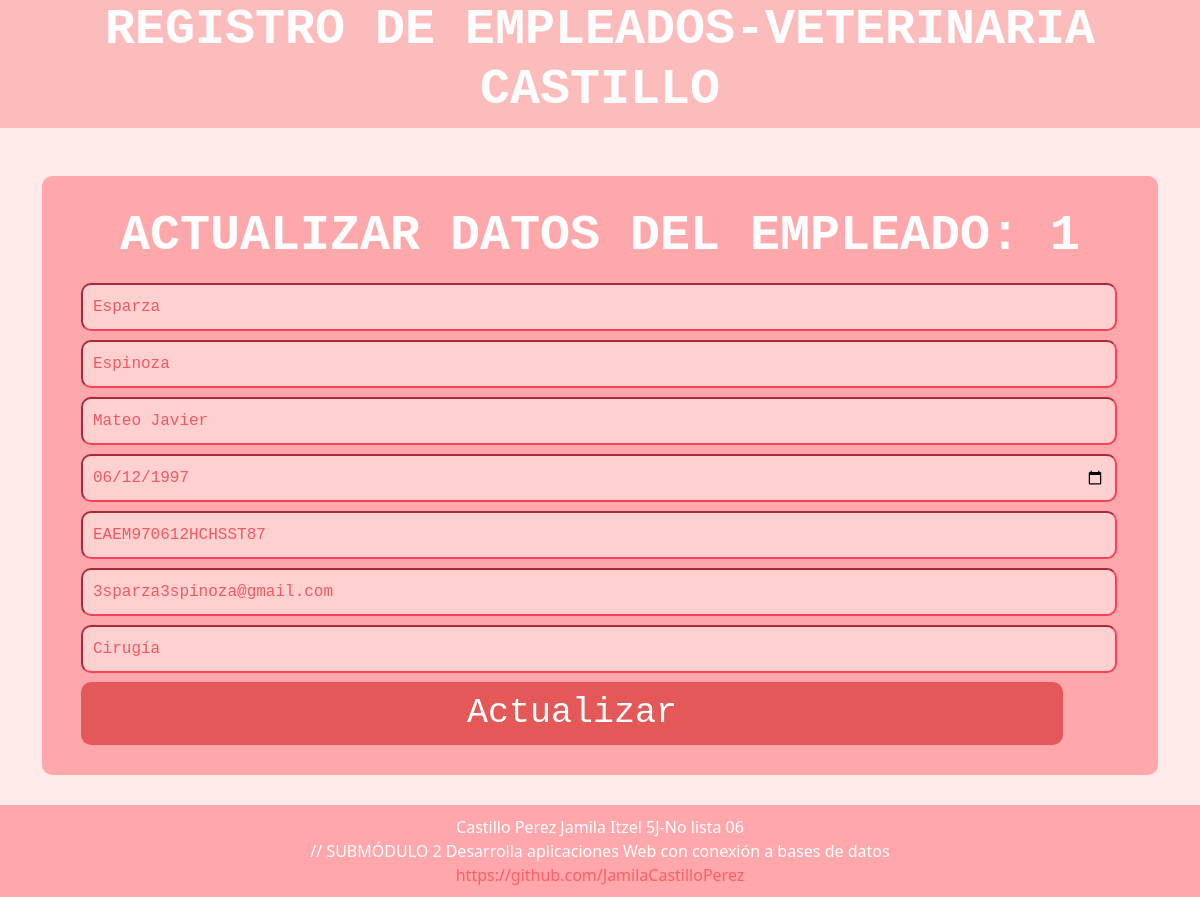
The page /crud_empleado/actualizar.php?id=1 on the database its author committed.
### tables this page shows
CREATE TABLE `empleados` (
  `id` int(2) NOT NULL,
  `apellido paterno` varchar(60) NOT NULL,
  `apellido materno` varchar(60) NOT NULL,
  `nombre(s)` varchar(60) NOT NULL,
  `fecha de nacimiento` date NOT NULL,
  `curp` varchar(18) NOT NULL,
  `correo electronico` varchar(60) NOT NULL,
  `estudios` varchar(60) NOT NULL
);

### crud_empleado/actualizar.php (the view, shortened to what this page needs)
<?php
    $con=conectar();
$id=$_GET['id'];
$sql="SELECT * FROM `empleados` WHERE id='$id'";
$query=mysqli_query($con,$sql);
$row=mysqli_fetch_array($query);
?>
<!DOCTYPE html>
<html lang="en">
    <head>
        <link href="style.css" rel="stylesheet">
        <link href="https://cdn.jsdelivr.net/npm/bootstrap@5.0.0-beta1/dist/css/bootstrap.min.css" rel="stylesheet">
        <link rel="stylesheet" typt="text/css" href="../style.css">
    </head>
    <body>
    <header>
            <h1>Registro de Empleados-Veterinaria Castillo</h1>
	</header>
                <div class="container mt-5">
                    <form action="update.php" method="POST">
                            <?php echo "<h1>Actualizar datos del empleado: ".$id."</h1>"?>
                <input type="text"  name="apellidop" placeholder="Apellido paterno" value="<?php echo $row['apellido paterno']  ?>">
                <input type="text" name="apellidom" placeholder="Apellido materno" value="<?php echo $row['apellido materno']  ?>">
                <input type="text"   name="nombre" placeholder="Nombre(s)" value="<?php echo $row['nombre(s)']  ?>">
                <input type="date"   name="fechadenac" value="<?php echo $row['fecha de nacimiento']  ?>">
                <input type="text"  name="curp" placeholder="Curp" value="<?php echo $row['curp']  ?>">
                <input type="email"  name="correo" placeholder="Correo electronico" value="<?php echo $row['correo electronico']  ?>">
                <input type="text"  name="estudios" placeholder="Estudios" value="<?php echo $row['estudios']  ?>">
                <input type="submit"  class="btn btn-primary btn-block" value="Actualizar">
                    </form>
                </div>
                <footer>
		<div class="wrapp">
            <p>Castillo Perez Jamila Itzel 5J-No lista 06 </p>
            <p> // SUBMÓDULO 2
                Desarrolla aplicaciones Web con conexión a bases de datos</p>
           <a href="https://github.com/JamilaCastilloPerez">https://github.com/JamilaCastilloPerez</a>
		</div>
	</footer>
    </body>
</html>

### style.css (style rules this page uses)
* { padding: 0; margin: 0; }
body { background:#ffeaea; }
header { overflow: hidden; background-color: rgb(253, 188, 188); }
a { text-decoration: none; color:#ff5e66; }
h1 { color: #fdfdfd; font-size: 50px; font-weight: bold; text-transform: uppercase; text-align: center; font-family: 'Courier New', Courier, monospace; }
form { width: 100%; padding-top: 0px; margin-bottom: 30px; background-color: #ffa8ac; border-radius: 10px; font-family: monospace; padding: 30px; color: #fefeff; }
input { background-color: rgb(255, 211, 211); font-family: monospace; width: calc(100% - 20px); padding: 10px; margin: auto; margin-top: 9px; margin-left: 9px; font-size: 16px; background-color: #ffd0d0; border-radius: 10px; border-color: #fd3f58; color: #f15960; }
input[type='submit'] { padding: 5px; border-radius: 10px; font-size: 35px; width: 93%; background-color: rgb(228, 88, 88); color: white; cursor: pointer; border:none; }
.btn { cursor: pointer; font-size: 25px; background-color: rgb(255, 228, 228); color: rgb(250, 82, 96); border-color: rgb(255, 82, 96); }
footer { background-color: #ffa7ab; padding:10px ; margin-top: 20px; text-align: center; }
footer p { text-align:center; margin: 0; color:white; }

### rows shown on the page
empleados: apellidop "Esparza", apellidom "Espinoza", nombre "Mateo Javier", fechadenac "06/12/1997", curp "EAEM970612HCHSST87", correo "3sparza3spinoza@gmail.com", estudios "Cirugía"

### other values the page prints
$id "1"
